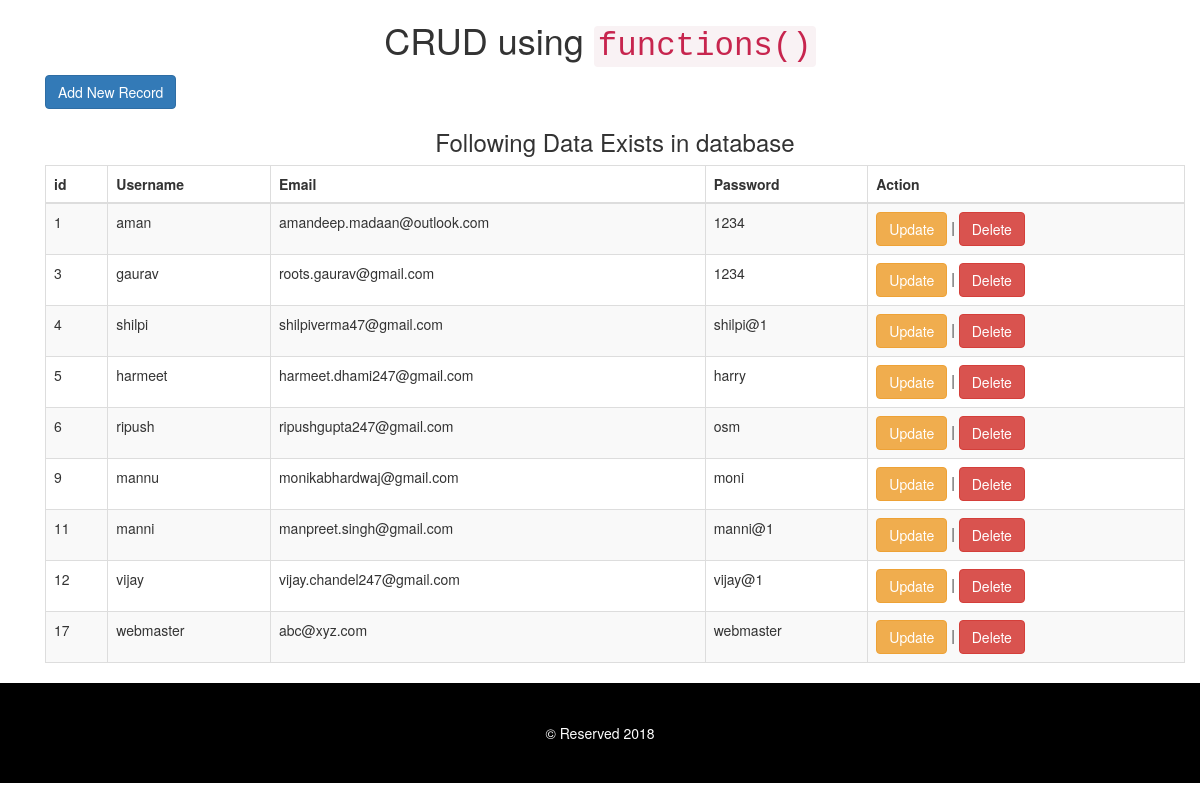
The page / on the database its author committed.
### tables this page shows
CREATE TABLE `functions_basic` (
  `id` int(11) NOT NULL,
  `email` varchar(100) NOT NULL,
  `username` varchar(100) NOT NULL,
  `password` varchar(20) NOT NULL
);

### function.php (called while the page is built, shortened)
<?php
	function view_data($conn)
	{
		$sql="select * from functions_basic";
		$query=mysqli_query($conn,$sql) or die("check your view query");
		return $query;
	}
?>

### view.php (the view, shortened to what this page needs)
<?php
require ("function.php");
$viewquery=view_data($conn);
?>
<!DOCTYPE html>
<html>
	<head>
		<link rel="stylesheet" href="https://maxcdn.bootstrapcdn.com/bootstrap/3.3.7/css/bootstrap.min.css">
	</head>
	<body>
		<div class="container">
			<a href="form.php"><button type="button" class="btn btn-primary">Add New Record</button></a>
			<h3 class="text-center">Following Data Exists in database</h3>
			<table class="table table-striped table-bordered">
				<thead>
				  <tr>
					<th>id</th>
					<th>Username</th>
					<th>Email</th>
					<th>Password</th>
					<th>Action</th>
				  </tr>
				</thead>
				<tbody>
					<?php
						while($result=mysqli_fetch_array($viewquery)) { ?>
				  <tr>
					<td><?php echo $result['id']; ?></td>
					<td><?php echo $result['username']; ?></td>
					<td><?php echo $result['email']; ?></td>
					<td><?php echo $result['password']; ?></td>
					<td>
						<a href="update.php?idd=<?php echo $result['id']; ?>"><button type="button" class="btn btn-warning">Update</button></a> |
						<a onclick="return confirm('Are you sure?')" href="?idd2=<?php echo $result['id']; ?>"><button type="button" class="btn btn-danger">Delete</button></a>
					</td>
				  </tr>
					<?php } ?>
				</tbody>
			</table>
		</div>
	</body>
</html>

### index.php (shortened to what this page needs)
<!DOCTYPE html>
<html>
	<head>
		<link rel="stylesheet" href="https://maxcdn.bootstrapcdn.com/bootstrap/3.3.7/css/bootstrap.min.css">
	</head>
	<body>
		<h1 class="text-center">CRUD using <code>functions()</code></h1>
		<div class="container">
			<?php require("view.php"); ?>
		</div>
		<?php require("footer.php"); ?>
	</body>
</html>

### footer.php (shortened to what this page needs)
<!DOCTYPE html>
<html>
	<head>
		<link rel="stylesheet" href="https://maxcdn.bootstrapcdn.com/bootstrap/3.3.7/css/bootstrap.min.css">
	</head>
	<body>
		<footer>
			&copy Reserved <?php echo date("Y"); ?>
		</footer>
	</body>
</html>

### footer.php (style rules this page uses)
footer { background-color: #000; color: #fff; height: 100px; line-height:100px; text-align:center; }

### rows shown on the page
functions_basic: id "1", username "aman", email "amandeep.madaan@outlook.com", password "1234"
functions_basic: id "3", username "gaurav", email "roots.gaurav@gmail.com", password "1234"
functions_basic: id "4", username "shilpi", email "shilpiverma47@gmail.com", password "shilpi@1"
functions_basic: id "5", username "harmeet", email "harmeet.dhami247@gmail.com", password "harry"
functions_basic: id "6", username "ripush", email "ripushgupta247@gmail.com", password "osm"
functions_basic: id "9", username "mannu", email "monikabhardwaj@gmail.com", password "moni"
functions_basic: id "11", username "manni", email "manpreet.singh@gmail.com", password "manni@1"
functions_basic: id "12", username "vijay", email "vijay.chandel247@gmail.com", password "vijay@1"
functions_basic: id "17", username "webmaster", email "abc@xyz.com", password "webmaster"
